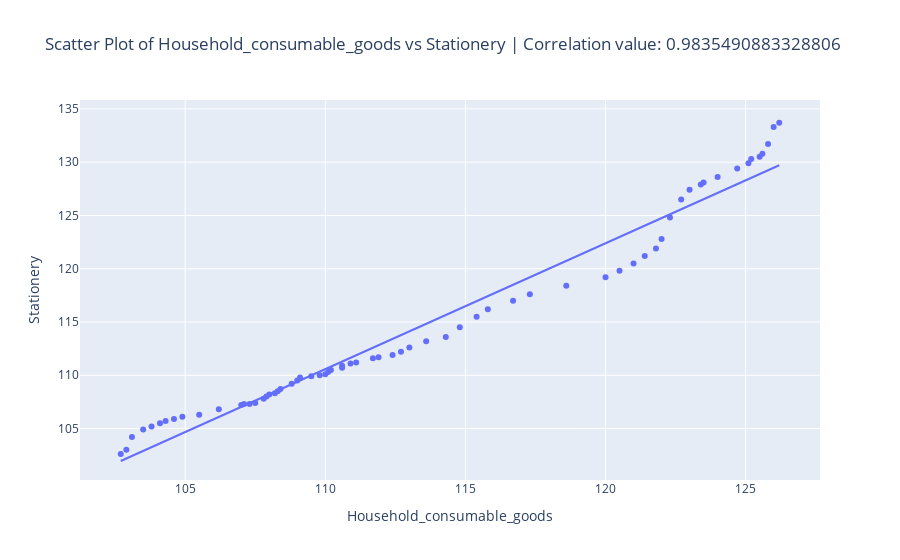

Notebook code for this chart:
### Code cell
FIRST_INDEX = 2
SECOND_INDEX = 4
fig = px.scatter(
        merged_data,
        x=cpi_components[FIRST_INDEX],
        y=cpi_components[SECOND_INDEX],
        title=f'Scatter Plot of {cpi_components[FIRST_INDEX]} vs {cpi_components[SECOND_INDEX]} | Correlation value: {np.corrcoef(merged_data[cpi_components[FIRST_INDEX]], merged_data[cpi_components[SECOND_INDEX]])[0][1]}',
        labels={component: component, 'Rate': 'Inflation Rate'},
        trendline='ols'  # Add a trendline
    )
fig.show()

### Figure 1 — Plotly figure (JSON) as saved in the notebook; plotly's stock layout.template omitted (floating-point values rounded to 4 significant figures)
{"data": [{"hovertemplate": "Household_consumable_goods=%{x}<br>Stationery=%{y}<extra></extra>", "legendgroup": "", "marker": {"color": "#636efa", "symbol": "circle"}, "mode": "markers", "name": "", "orientation": "v", "showlegend": false, "type": "scatter", "x": [102.7, 102.9, 103.1, 103.5, 103.8, 104.1, 104.3, 104.6, 104.9, 105.5, 106.2, 107, 107.1, 107.3, 107.5, 107.8, 107.9, 108, 108.2, 108.3, 108.4, 108.8, 109, 109.1, 109.5, 109.8, 110, 110.1, 110.2, 110.6, 110.6, 110.9, 111.1, 111.7, 111.9, 112.4, 112.7, 113, 113.6, 114.3, 114.8, 115.4, 115.8, 116.7, 117.3, 118.6, 120, 120.5, 121, 121.4, 121.8, 122, 122.3, 122.7, 123, 123.4, 123.5, 124, 124.7, 125.1, 125.2, 125.5, 125.6, 125.8, 126, 126.2], "xaxis": "x", "y": [102.6, 103, 104.2, 104.9, 105.2, 105.5, 105.7, 105.9, 106.1, 106.3, 106.8, 107.2, 107.3, 107.3, 107.4, 107.8, 108, 108.2, 108.3, 108.5, 108.7, 109.2, 109.5, 109.8, 109.9, 110, 110.1, 110.3, 110.5, 110.7, 110.9, 111.1, 111.2, 111.6, 111.7, 111.9, 112.2, 112.6, 113.2, 113.6, 114.5, 115.5, 116.2, 117, 117.6, 118.4, 119.2, 119.8, 120.5, 121.2, 121.9, 122.8, 124.8, 126.5, 127.4, 127.9, 128.1, 128.6, 129.4, 129.9, 130.3, 130.5, 130.8, 131.7, 133.3, 133.7], "yaxis": "y"}, {"hovertemplate": "<b>OLS trendline</b><br>Stationery = 1.18134 * Household_consumable_goods + -19.3713<br>R<sup>2</sup>=0.967369<br><br>Household_consumable_goods=%{x}<br>Stationery=%{y} <b>(trend)</b><extra></extra>", "legendgroup": "", "marker": {"color": "#636efa", "symbol": "circle"}, "mode": "lines", "name": "", "showlegend": false, "type": "scatter", "x": [102.7, 102.9, 103.1, 103.5, 103.8, 104.1, 104.3, 104.6, 104.9, 105.5, 106.2, 107, 107.1, 107.3, 107.5, 107.8, 107.9, 108, 108.2, 108.3, 108.4, 108.8, 109, 109.1, 109.5, 109.8, 110, 110.1, 110.2, 110.6, 110.6, 110.9, 111.1, 111.7, 111.9, 112.4, 112.7, 113, 113.6, 114.3, 114.8, 115.4, 115.8, 116.7, 117.3, 118.6, 120, 120.5, 121, 121.4, 121.8, 122, 122.3, 122.7, 123, 123.4, 123.5, 124, 124.7, 125.1, 125.2, 125.5, 125.6, 125.8, 126, 126.2], "xaxis": "x", "y": [102.0, 102.2, 102.4, 102.9, 103.3, 103.6, 103.8, 104.2, 104.6, 105.3, 106.1, 107.0, 107.2, 107.4, 107.6, 108.0, 108.1, 108.2, 108.5, 108.6, 108.7, 109.2, 109.4, 109.5, 110.0, 110.3, 110.6, 110.7, 110.8, 111.3, 111.3, 111.6, 111.9, 112.6, 112.8, 113.4, 113.8, 114.1, 114.8, 115.7, 116.2, 117.0, 117.4, 118.5, 119.2, 120.7, 122.4, 123.0, 123.6, 124.0, 124.5, 124.8, 125.1, 125.6, 125.9, 126.4, 126.5, 127.1, 127.9, 128.4, 128.5, 128.9, 129.0, 129.2, 129.5, 129.7], "yaxis": "y"}], "layout": {"legend": {"tracegroupgap": 0}, "title": {"text": "Scatter Plot of Household_consumable_goods vs Stationery | Correlation value: 0.9835490883328806"}, "xaxis": {"anchor": "y", "domain": [0, 1], "title": {"text": "Household_consumable_goods"}}, "yaxis": {"anchor": "x", "domain": [0, 1], "title": {"text": "Stationery"}}}}
